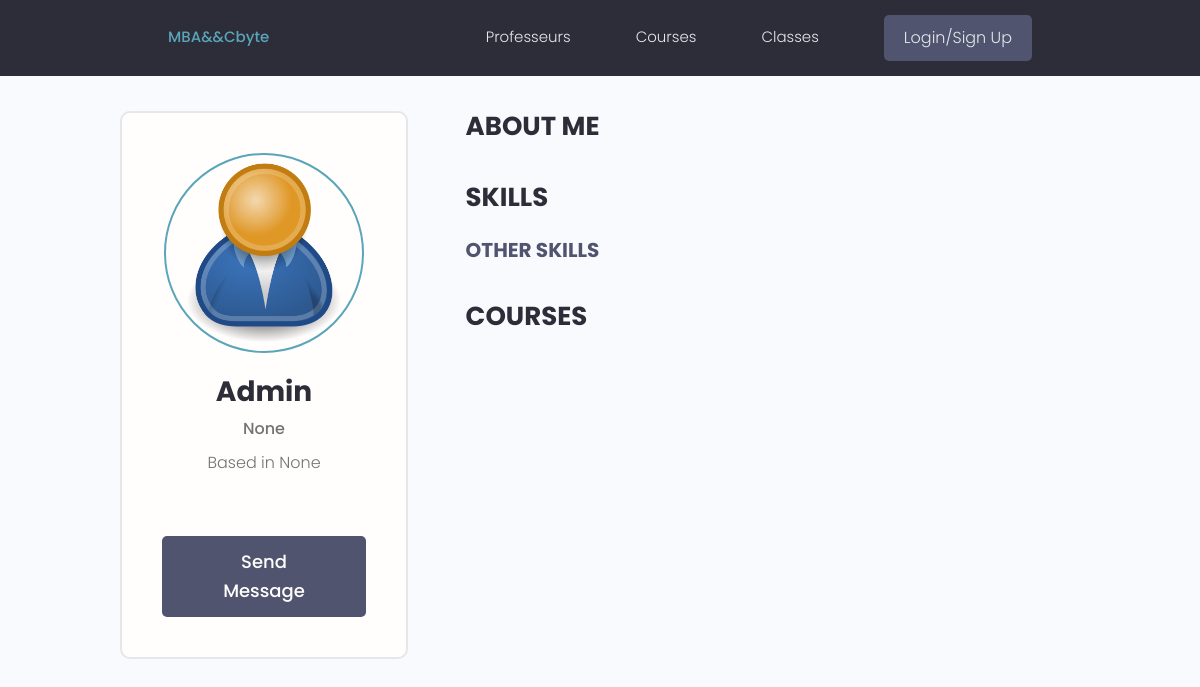
Page /profile/b3fbc9b9-3d11-4721-a5b5-f0d888b8a174/ on the committed database.
### users/models.py (models this page shows, shortened)
class Profile(models.Model):
    user = models.OneToOneField(
        User, on_delete=models.CASCADE, null=True, blank=True)
    name = models.CharField(max_length=200, blank=True, null=True)
    email = models.EmailField(max_length=500, blank=True, null=True)
    username = models.CharField(max_length=200, blank=True, null=True)
    location = models.CharField(max_length=200, blank=True, null=True)
    short_intro = models.CharField(max_length=200, blank=True, null=True)
    bio = models.TextField(blank=True, null=True)
    profile_image = models.ImageField(
        null=True, blank=True, upload_to='profiles/', default="profiles/user-default.png")
    social_github = models.CharField(max_length=200, blank=True, null=True)
    social_twitter = models.CharField(max_length=200, blank=True, null=True)
    social_linkedin = models.CharField(max_length=200, blank=True, null=True)
    social_youtube = models.CharField(max_length=200, blank=True, null=True)
    social_website = models.CharField(max_length=200, blank=True, null=True)
    created = models.DateTimeField(auto_now_add=True)
    id = models.UUIDField(default=uuid.uuid4, unique=True,
                          primary_key=True, editable=False)

### users/views.py (the view)
# urls.py: path('profile/<str:pk>/', views.userProfile, name="user-profile"),
def userProfile(request, pk):
    profile = Profile.objects.get(id=pk)
    topSkills = profile.skill_set.exclude(description__exact="")
    otherSkills = profile.skill_set.filter(description="")
    context = {'profile': profile, 'topSkills': topSkills,
               "otherSkills": otherSkills}
    return render(request, 'users/user-profile.html', context)

### users/templates/users/user-profile.html (shortened to what this page needs)
{% extends 'main.html' %}
{% block content %}
<main class="profile my-md">
    <div class="container">
        <div class="layout">
            <div class="column column--1of3">
                <div class="card text-center">
                    <div class="card__body dev">
                        <img class="avatar avatar--xl" src="{{ profile.profile_image.url }}" />
                        <h2 class="dev__name">{{profile.name}}</h2>
                        <p class="dev__title">{{profile.short_intro}}</p>
                        <p class="dev__location">Based in {{profile.location}}</p>
                        {% if request.user.profile.id != profile.id %}
                        <a href="{% url 'create-message' profile.id %}" class="btn btn--sub btn--lg">Send Message </a>
                        {% endif %}
                    </div>
                </div>
            </div>
            <div class="column column--2of3">
                <div class="devInfo">
                    <h3 class="devInfo__title">About Me</h3>
                </div>
                <div class="devInfo">
                    <h3 class="devInfo__title">Skills</h3>
                    <div class="devInfo__skills">
                        <h3 class="devInfo__subtitle">Other Skills</h3>
                    </div>
                </div>
                <div class="devInfo">
                    <h3 class="devInfo__title">Courses</h3>
                </div>
            </div>
        </div>
    </div>
</main>
{% endblock content %}

### static/styles/app.css (style rules this page uses)
:root { --color-sub: #2d2d39; }
.btn--sub { background-color: var(--color-sub-light); }
.card { border: 2px solid var(--color-light); }
img { width: 100%; }
.profile .card > .dev { padding: 4rem; }
.dev__name { color: var(--color-sub); font-size: 2.8rem; font-weight: 700; margin-top: 1rem; margin-bottom: 0.5rem; }
.dev__title { font-size: 1.6rem; font-weight: 500; line-height: 1.3; }
.dev__location { margin-top: 1rem; }
.devInfo { margin-bottom: 3rem; }
.devInfo__title, .devInfo__subtitle { font-size: 2.6rem; color: var(--color-sub); text-transform: uppercase; font-weight: 700; margin-bottom: 1.5rem; }
.devInfo__subtitle { font-size: 2rem; color: var(--color-sub-light); }

### static/uikit/styles/modules/_variables.css (style rules this page uses)
:root { --color-main: #5aa5b9; --color-main-light: #e6faff; --color-sub: #3f4156; --color-sub-light: #51546e; --color-sub-lighter: #ededfd; --color-text: #737373; --color-gray: #8b8b8b; --color-light: #e5e7eb; --color-light-gray: #767676; --color-bg: #f8fafd; --color-white: #fffefd; --color-white-light: #f3f3f3; --color-success: #359e64; --color-success-bg: #def8e8; --color-error: #fc4b0b; --color-error-bg: #fff2ee; --font-base: 'Poppins', arial, helvetica, 'Segoe UI', roboto, ubuntu, sans-serif; --font-monospace: 'Fira Code', 'Courier New', courier, monospace; --font-regular: 300; --font-medium: 500; --font-bold: 700; --generic-shadow: 1px 1px 5px #00000010; --generic-transition: all 0.3s ease-in-out; }

### static/uikit/styles/modules/_base.css (style rules this page uses)
* { margin: 0; padding: 0; box-sizing: border-box; text-rendering: optimizeLegibility; color: inherit; font-size: inherit; }
html { font-size: 50%; }
@media only screen and (min-width: 480px) { html { font-size: 56.25%; } }
@media only screen and (min-width: 1200px) { html { font-size: 62.5%; } }
body { line-height: 1.6; font-weight: 400; font-size: 1.5rem; color: var(--color-text); background-color: var(--color-bg); min-height: 100vh; }

### static/uikit/styles/modules/_typography.css (style rules this page uses)
* { font-family: var(--font-base); }
h2 { font-size: 3.6rem; font-weight: var(--font-bold); }
h3 { font-size: 3.2rem; font-weight: var(--font-medium); }
p, span, strong { font-size: 1.6rem; color: var(--color-text); font-weight: var(--font-regular); }
a { padding-bottom: 2px; text-decoration: none; display: inline-block; color: var(--color-main); font-weight: var(--font-medium); }

### static/uikit/styles/modules/_utilities.css (style rules this page uses)
.container { width: 92%; max-width: 165rem; margin: 0 auto; box-sizing: border-box; }
@media screen and (min-width: 1000px) { .container { width: 90%; } }
@media screen and (min-width: 1200px) { .container { width: 80%; } }
.text-center { text-align: center; }
.my-md { margin: 3rem auto; }

### static/uikit/styles/modules/_avatar.css (style rules this page uses)
.avatar { border-radius: 50%; border: 2px solid var(--color-main); object-fit: cover; }
.avatar--xl { height: 20rem; width: 20rem; }

### static/uikit/styles/modules/_button.css (style rules this page uses)
.btn { display: inline-block; position: relative; cursor: pointer; background-color: var(--color-light); font-weight: var(--font-medium); color: var(--color-sub); text-decoration: none; padding: 1rem 2rem; border-radius: 0.5rem; border: none; width: -webkit-fit-content; width: -moz-fit-content; width: fit-content; height: -webkit-fit-content; height: -moz-fit-content; height: fit-content; font-size: 1.6rem; outline-width: 0; outline-color: transparent; -webkit-backface-visibility: hidden; backface-visibility: hidden; transition: all 0.3s ease-in-out; }
.btn--sub { background-color: var(--color-sub); color: var(--color-white); }
.btn--lg { font-size: 1.8rem; padding: 1.2rem 4.5rem; }

### static/uikit/styles/modules/_card.css (style rules this page uses)
.card { border-radius: 1rem; background-color: var(--color-white); border: 1.5px solid var(--color-light); width: auto; height: auto; margin-top: 0.5rem; margin-bottom: 0.5rem; overflow: hidden; }
.card__body, .card__header { padding: 2rem 2.5rem; }

### static/uikit/styles/modules/_layout.css (style rules this page uses)
.layout { display: flex; flex-flow: row wrap; justify-content: space-between; }
.layout > .column { margin-bottom: 3rem; }
.layout > .column.column--1of3 { flex-basis: 30%; }
.layout > .column.column--2of3 { flex-basis: 64%; }

### rows in the picture
Profile: profile_image (placeholder picture), name "Admin", short_intro "None", location "None"
